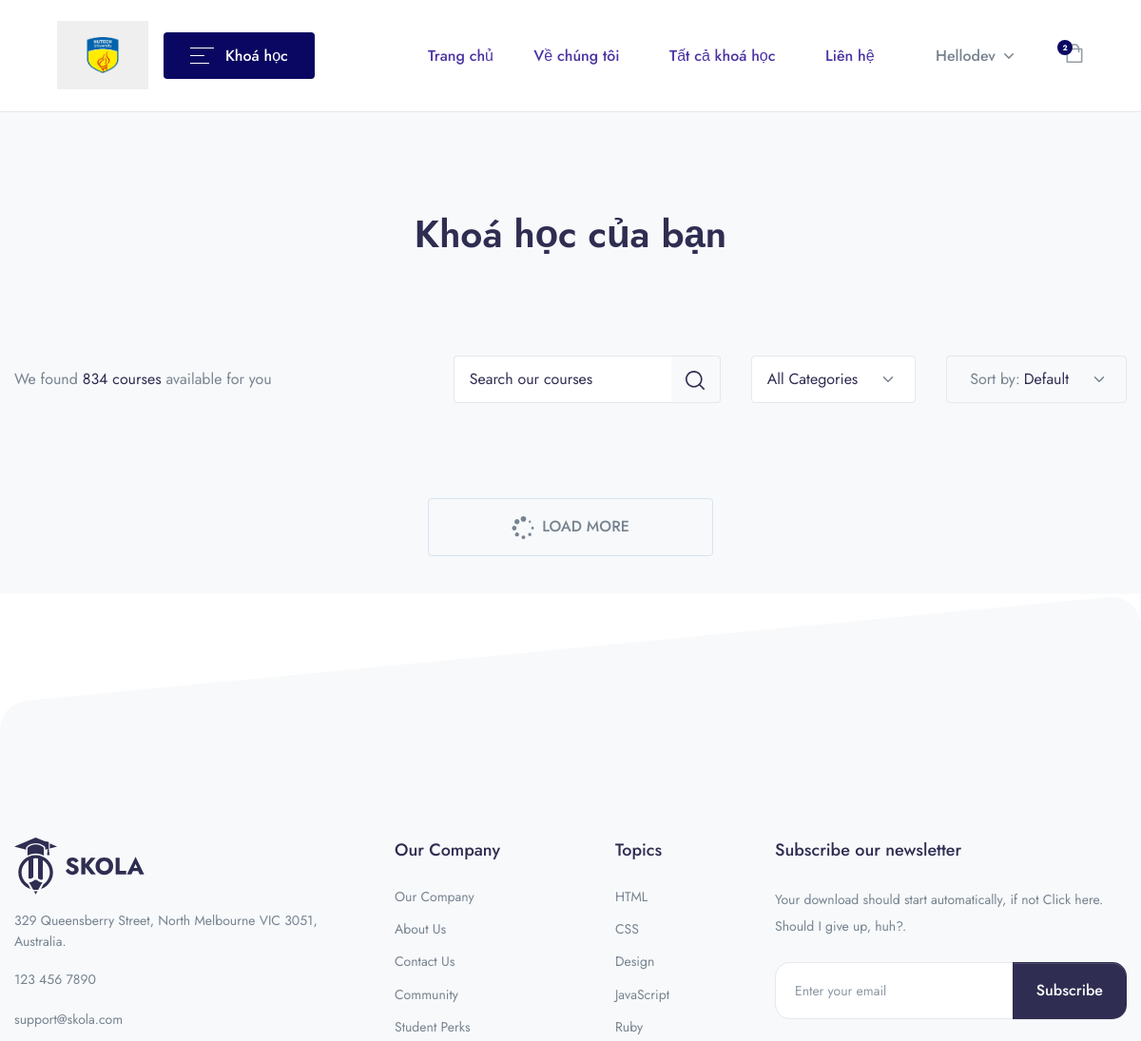
The page /my_course/ (signed in, upper part) on the database as committed earlier.
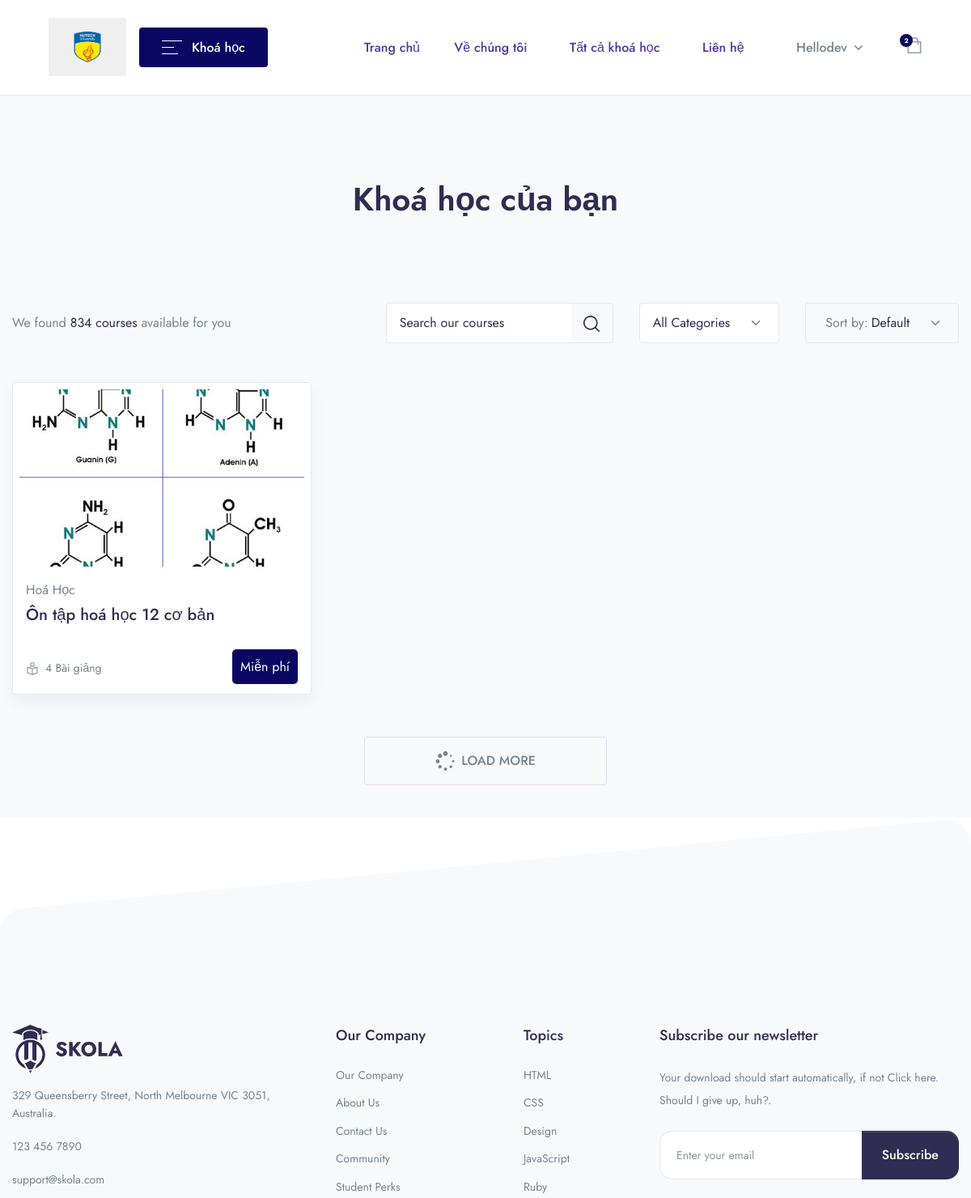
The same page on the database as committed later.
### app/models.py (models this page shows, shortened)
class UserCourse(models.Model):
    user = models.ForeignKey(User, on_delete=models.CASCADE)
    course = models.ForeignKey(Course, on_delete=models.CASCADE)
    paid = models.BooleanField(default=0)
    date = models.DateTimeField(auto_now_add=True)

class Course(models.Model):
    STATUS = (
        ('PUBLISH','PUBLISH'),
        ('DRAFT', 'DRAFT'),
    )
    featured_image = models.ImageField(upload_to="Media/featured_img",null=True)
    featured_video = models.CharField(max_length=300,null=True)
    title = models.CharField(max_length=500)
    created_at = models.DateField(auto_now_add=True)
    author = models.ForeignKey(Author,on_delete=models.CASCADE,null=True)
    category = models.ForeignKey(Categories,on_delete=models.CASCADE)
    description = models.TextField()
    price = models.IntegerField(null=True,default=0)
    discount = models.IntegerField(null=True)
    slug = models.SlugField(default='', max_length=500, null=True, blank=True)
    status = models.CharField(choices=STATUS,max_length=100,null=True)
    level = models.ForeignKey(Level, on_delete=models.CASCADE,null=True)
    certificate = models.BooleanField(null=True, default=False)

class Categories(models.Model):
    icon = models.CharField(max_length=200,null=True)
    name = models.CharField(max_length=200)
    def __str__(self):
        return self.name

### lms/views.py (the view)
# urls.py: path('my_course/',views.MY_COURSE, name="my_course"),
def MY_COURSE(request):
    course = UserCourse.objects.filter(user = request.user)
    context = {
        'course' : course,
    }
    return render(request,'my-course/my-course.html',context)

### templates/my-course/my-course.html (shortened to what the changed rows need)
{% extends 'base.html' %}
{% block content %}
{% load static %}
    <header class="py-8 py-md-11" style="background-image: none;">
        <div class="container text-center py-xl-2">
            <h1 class="display-4 fw-semi-bold mb-0">Khoá học của bạn</h1>
        </div>
    </header>
    <div class="container pb-4 pb-xl-7">
        <div class="row row-cols-md-2 row-cols-xl-3 mb-6 mb-xl-3">
            <div class="col-md pb-4 pb-md-7">
                {% for i in course %}
                <div class="card border shadow p-2 lift sk-fade">
                    <div class="card-zoom position-relative">
                        <a href="course-single-v2.html" class="card-img sk-thumbnail d-block">
                            <img class="rounded shadow-light-lg" src="../../{{i.course.featured_image}}" alt="...">
                        </a>
                    </div>
                    <div class="card-footer px-2 pb-2 mb-1 pt-4 position-relative">
                        <a href="course-single-v2.html"><span class="mb-1 d-inline-block text-gray-800">{{i.course.category}}</span></a>
                        <div class="position-relative">
                            <a href="course-single-v2.html" class="d-block stretched-link"><h4 class="line-clamp-2 h-md-48 h-lg-58 me-md-6 me-lg-10 me-xl-4 mb-2">{{ i.course.title}}</h4></a>
                            <div class="row mx-n2 align-items-end">
                                <div class="col px-2">
                                    <ul class="nav mx-n3">
                                        <li class="nav-item px-3">
                                            <div class="d-flex align-items-center">
                                                <div class="me-2 d-flex icon-uxs text-secondary">
                                                </div>
                                                <div class="font-size-sm">{{i.course.video_set.all.count}} Bài giảng</div>
                                            </div>
                                        </li>
                                    </ul>
                                </div>
                                <div class="col-auto px-2 text-right">
                                    {% if i.course.price == 0%}
                                        <span class="btn-primary" style="padding: 10px; border-radius: 5px;">Miễn phí</span>
                                    {% else %}
                                        <ins class="h4 mb-0 d-block mb-lg-n1">$415.99</ins>
                                    {% endif %}
                                </div>
                            </div>
                        </div>
                    </div>
                </div>
                {%endfor%}
            </div>
        </div>
    </div>
{% endblock %}

Rows that differ between the two databases and show on the page:
added UserCourse: course.featured_image (picture), course.category "Hoá Học", course "Ôn tập hoá học 12 cơ bản", course.video_set.all.count "4", shows "Miễn phí"
